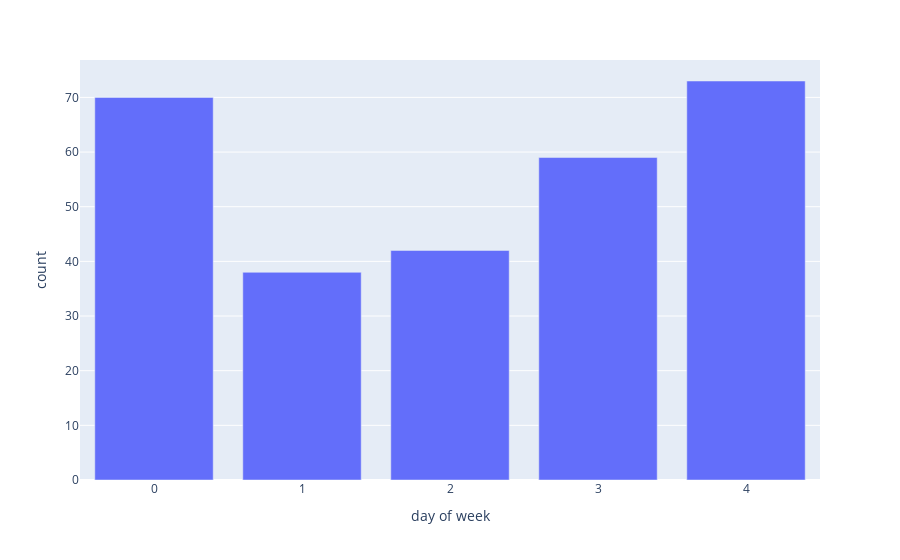

Write notebook code for a chart like this one.
### Code cell
counts = [len(x) for x in bucket_high.values()]
fig = px.bar(x=list(bucket_high.keys()), y=counts, labels={'x':'day of week', 'y':'count'})
fig.show()

### Figure 1 — Plotly figure (JSON) as saved in the notebook; plotly's stock layout.template omitted (floating-point values rounded to 4 significant figures)
{"data": [{"alignmentgroup": "True", "hovertemplate": "day of week=%{x}<br>count=%{y}<extra></extra>", "legendgroup": "", "marker": {"color": "#636efa", "pattern": {"shape": ""}}, "name": "", "offsetgroup": "", "orientation": "v", "showlegend": false, "textposition": "auto", "type": "bar", "x": [0, 1, 2, 3, 4], "xaxis": "x", "y": [70, 38, 42, 59, 73], "yaxis": "y"}], "layout": {"barmode": "relative", "legend": {"tracegroupgap": 0}, "margin": {"t": 60}, "xaxis": {"anchor": "y", "domain": [0, 1], "title": {"text": "day of week"}}, "yaxis": {"anchor": "x", "domain": [0, 1], "title": {"text": "count"}}}}
